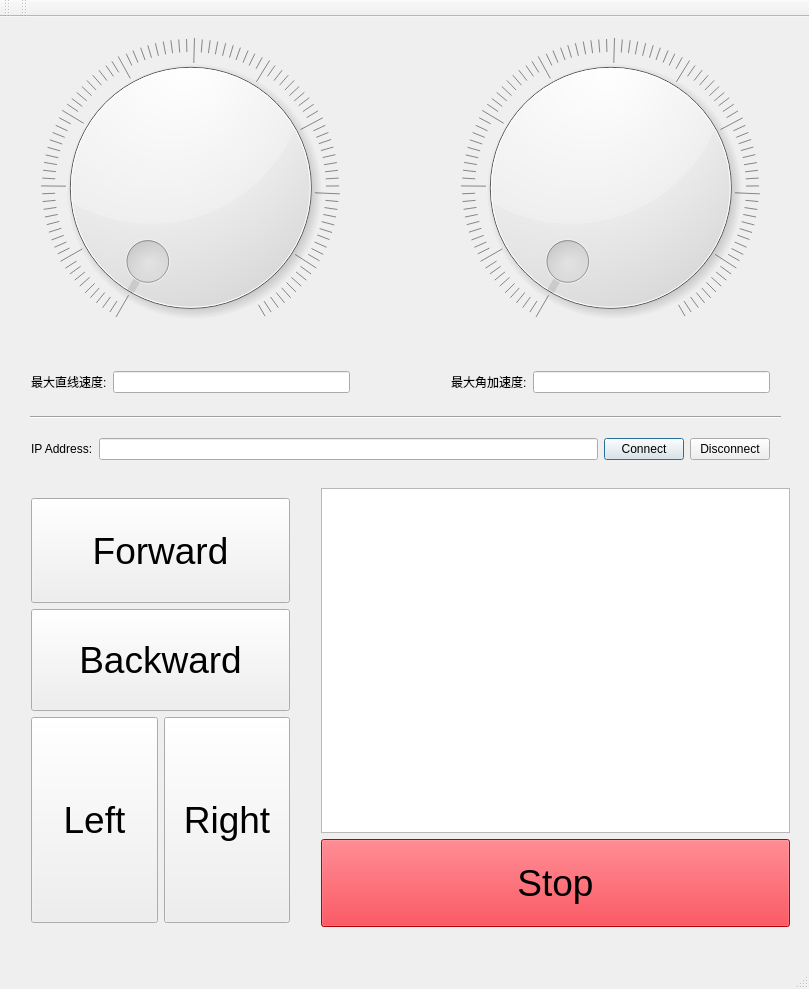
<?xml version="1.0" encoding="UTF-8"?>
<ui version="4.0">
 <class>Controller</class>
 <widget class="QMainWindow" name="Controller">
  <property name="geometry">
   <rect>
    <x>0</x>
    <y>0</y>
    <width>809</width>
    <height>989</height>
   </rect>
  </property>
  <property name="windowTitle">
   <string>Controller</string>
  </property>
  <widget class="QWidget" name="centralWidget">
   <widget class="QWidget" name="gridLayoutWidget">
    <property name="geometry">
     <rect>
      <x>20</x>
      <y>10</y>
      <width>341</width>
      <height>321</height>
     </rect>
    </property>
    <layout class="QGridLayout" name="gridLayout">
     <item row="0" column="0">
      <widget class="QDial" name="lineVelocityDial">
       <property name="wrapping">
        <bool>false</bool>
       </property>
       <property name="notchTarget">
        <double>1.000000000000000</double>
       </property>
       <property name="notchesVisible">
        <bool>true</bool>
       </property>
      </widget>
     </item>
    </layout>
   </widget>
   <widget class="QWidget" name="gridLayoutWidget_2">
    <property name="geometry">
     <rect>
      <x>440</x>
      <y>10</y>
      <width>341</width>
      <height>321</height>
     </rect>
    </property>
    <layout class="QGridLayout" name="gridLayout_2">
     <item row="0" column="0">
      <widget class="QDial" name="angleVelocityButton">
       <property name="notchTarget">
        <double>1.000000000000000</double>
       </property>
       <property name="notchesVisible">
        <bool>true</bool>
       </property>
      </widget>
     </item>
    </layout>
   </widget>
   <widget class="QWidget" name="gridLayoutWidget_3">
    <property name="geometry">
     <rect>
      <x>20</x>
      <y>340</y>
      <width>341</width>
      <height>51</height>
     </rect>
    </property>
    <layout class="QGridLayout" name="gridLayout_3">
     <item row="0" column="0">
      <widget class="QLabel" name="label">
       <property name="text">
        <string>最大直线速度:</string>
       </property>
      </widget>
     </item>
     <item row="0" column="1">
      <widget class="QLineEdit" name="maxLineVelocityEdit"/>
     </item>
    </layout>
   </widget>
   <widget class="QWidget" name="gridLayoutWidget_4">
    <property name="geometry">
     <rect>
      <x>440</x>
      <y>340</y>
      <width>341</width>
      <height>51</height>
     </rect>
    </property>
    <layout class="QGridLayout" name="gridLayout_4">
     <item row="0" column="0">
      <widget class="QLabel" name="label_2">
       <property name="text">
        <string>最大角加速度:</string>
       </property>
      </widget>
     </item>
     <item row="0" column="1">
      <widget class="QLineEdit" name="maxAngleVelocityEdit"/>
     </item>
    </layout>
   </widget>
   <widget class="QWidget" name="gridLayoutWidget_5">
    <property name="geometry">
     <rect>
      <x>20</x>
      <y>410</y>
      <width>761</width>
      <height>44</height>
     </rect>
    </property>
    <layout class="QGridLayout" name="gridLayout_5">
     <item row="0" column="1">
      <widget class="QLineEdit" name="ipAddressEdit"/>
     </item>
     <item row="0" column="2">
      <widget class="QPushButton" name="connectButton">
       <property name="text">
        <string>Connect</string>
       </property>
       <property name="default">
        <bool>true</bool>
       </property>
      </widget>
     </item>
     <item row="0" column="3">
      <widget class="QPushButton" name="disconnectButton">
       <property name="text">
        <string>Disconnect</string>
       </property>
       <property name="flat">
        <bool>false</bool>
       </property>
      </widget>
     </item>
     <item row="0" column="0">
      <widget class="QLabel" name="label_3">
       <property name="text">
        <string>IP Address:</string>
       </property>
      </widget>
     </item>
    </layout>
   </widget>
   <widget class="Line" name="line">
    <property name="geometry">
     <rect>
      <x>30</x>
      <y>390</y>
      <width>751</width>
      <height>20</height>
     </rect>
    </property>
    <property name="orientation">
     <enum>Qt::Horizontal</enum>
    </property>
   </widget>
   <widget class="QWidget" name="">
    <property name="geometry">
     <rect>
      <x>20</x>
      <y>470</y>
      <width>281</width>
      <height>447</height>
     </rect>
    </property>
    <layout class="QVBoxLayout" name="verticalLayout_2">
     <item>
      <layout class="QVBoxLayout" name="verticalLayout">
       <item>
        <widget class="QPushButton" name="forwardButton">
         <property name="font">
          <font>
           <pointsize>28</pointsize>
          </font>
         </property>
         <property name="styleSheet">
          <string notr="true">min-height:100px;
min-height:100px;</string>
         </property>
         <property name="text">
          <string>Forward</string>
         </property>
        </widget>
       </item>
       <item>
        <widget class="QPushButton" name="backwardButton">
         <property name="font">
          <font>
           <pointsize>28</pointsize>
          </font>
         </property>
         <property name="styleSheet">
          <string notr="true">min-height:100px;
max-height:100px;</string>
         </property>
         <property name="text">
          <string>Backward</string>
         </property>
        </widget>
       </item>
      </layout>
     </item>
     <item>
      <layout class="QHBoxLayout" name="horizontalLayout">
       <item>
        <widget class="QPushButton" name="leftButton">
         <property name="font">
          <font>
           <pointsize>28</pointsize>
          </font>
         </property>
         <property name="styleSheet">
          <string notr="true">min-height:200px;</string>
         </property>
         <property name="text">
          <string>Left</string>
         </property>
        </widget>
       </item>
       <item>
        <widget class="QPushButton" name="rightButton">
         <property name="font">
          <font>
           <pointsize>28</pointsize>
          </font>
         </property>
         <property name="styleSheet">
          <string notr="true">min-height:200px;</string>
         </property>
         <property name="text">
          <string>Right</string>
         </property>
        </widget>
       </item>
      </layout>
     </item>
    </layout>
   </widget>
   <widget class="QWidget" name="">
    <property name="geometry">
     <rect>
      <x>310</x>
      <y>460</y>
      <width>491</width>
      <height>461</height>
     </rect>
    </property>
    <layout class="QVBoxLayout" name="verticalLayout_3">
     <item>
      <layout class="QGridLayout" name="gridLayout_6">
       <item row="0" column="0">
        <widget class="QTextEdit" name="infos">
         <property name="readOnly">
          <bool>true</bool>
         </property>
        </widget>
       </item>
      </layout>
     </item>
     <item>
      <widget class="QPushButton" name="stopButton">
       <property name="font">
        <font>
         <pointsize>28</pointsize>
        </font>
       </property>
       <property name="styleSheet">
        <string notr="true">min-height:80px;
background-color: rgb(255, 0, 13)</string>
       </property>
       <property name="text">
        <string>Stop</string>
       </property>
       <property name="default">
        <bool>false</bool>
       </property>
      </widget>
     </item>
    </layout>
   </widget>
  </widget>
  <widget class="QMenuBar" name="menuBar">
   <property name="geometry">
    <rect>
     <x>0</x>
     <y>0</y>
     <width>809</width>
     <height>22</height>
    </rect>
   </property>
  </widget>
  <widget class="QToolBar" name="mainToolBar">
   <attribute name="toolBarArea">
    <enum>TopToolBarArea</enum>
   </attribute>
   <attribute name="toolBarBreak">
    <bool>false</bool>
   </attribute>
  </widget>
  <widget class="QStatusBar" name="statusBar"/>
  <widget class="QToolBar" name="toolBar">
   <property name="windowTitle">
    <string>toolBar</string>
   </property>
   <attribute name="toolBarArea">
    <enum>TopToolBarArea</enum>
   </attribute>
   <attribute name="toolBarBreak">
    <bool>false</bool>
   </attribute>
  </widget>
 </widget>
 <layoutdefault spacing="6" margin="11"/>
 <resources/>
 <connections/>
</ui>
